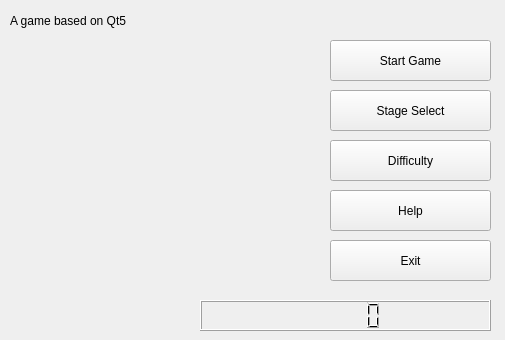
<?xml version="1.0" encoding="UTF-8"?>
<ui version="4.0">
 <class>MainWindow</class>
 <widget class="QMainWindow" name="MainWindow">
  <property name="geometry">
   <rect>
    <x>0</x>
    <y>0</y>
    <width>505</width>
    <height>340</height>
   </rect>
  </property>
  <property name="windowTitle">
   <string>MainWindow</string>
  </property>
  <widget class="QWidget" name="centralWidget">
   <widget class="QPushButton" name="startButton">
    <property name="geometry">
     <rect>
      <x>330</x>
      <y>40</y>
      <width>161</width>
      <height>41</height>
     </rect>
    </property>
    <property name="text">
     <string>Start Game</string>
    </property>
   </widget>
   <widget class="QPushButton" name="stageButton">
    <property name="geometry">
     <rect>
      <x>330</x>
      <y>90</y>
      <width>161</width>
      <height>41</height>
     </rect>
    </property>
    <property name="text">
     <string>Stage Select</string>
    </property>
   </widget>
   <widget class="QPushButton" name="difButton">
    <property name="geometry">
     <rect>
      <x>330</x>
      <y>140</y>
      <width>161</width>
      <height>41</height>
     </rect>
    </property>
    <property name="text">
     <string>Difficulty</string>
    </property>
   </widget>
   <widget class="QPushButton" name="exitButton">
    <property name="geometry">
     <rect>
      <x>330</x>
      <y>240</y>
      <width>161</width>
      <height>41</height>
     </rect>
    </property>
    <property name="text">
     <string>Exit</string>
    </property>
   </widget>
   <widget class="QLCDNumber" name="lcdNumber">
    <property name="geometry">
     <rect>
      <x>200</x>
      <y>300</y>
      <width>291</width>
      <height>31</height>
     </rect>
    </property>
   </widget>
   <widget class="QLabel" name="label">
    <property name="geometry">
     <rect>
      <x>10</x>
      <y>40</y>
      <width>301</width>
      <height>221</height>
     </rect>
    </property>
    <property name="autoFillBackground">
     <bool>true</bool>
    </property>
    <property name="text">
     <string/>
    </property>
    <property name="pixmap">
     <pixmap resource="mylogo.qrc">:/src/title.jpg</pixmap>
    </property>
    <property name="scaledContents">
     <bool>true</bool>
    </property>
    <property name="wordWrap">
     <bool>false</bool>
    </property>
    <property name="openExternalLinks">
     <bool>false</bool>
    </property>
   </widget>
   <widget class="QLabel" name="label_2">
    <property name="geometry">
     <rect>
      <x>10</x>
      <y>10</y>
      <width>161</width>
      <height>21</height>
     </rect>
    </property>
    <property name="text">
     <string>A game based on Qt5</string>
    </property>
   </widget>
   <widget class="QPushButton" name="helpButton">
    <property name="geometry">
     <rect>
      <x>330</x>
      <y>190</y>
      <width>161</width>
      <height>41</height>
     </rect>
    </property>
    <property name="text">
     <string>Help</string>
    </property>
   </widget>
  </widget>
 </widget>
 <layoutdefault spacing="6" margin="11"/>
 <resources>
  <include location="mylogo.qrc"/>
 </resources>
 <connections/>
</ui>
